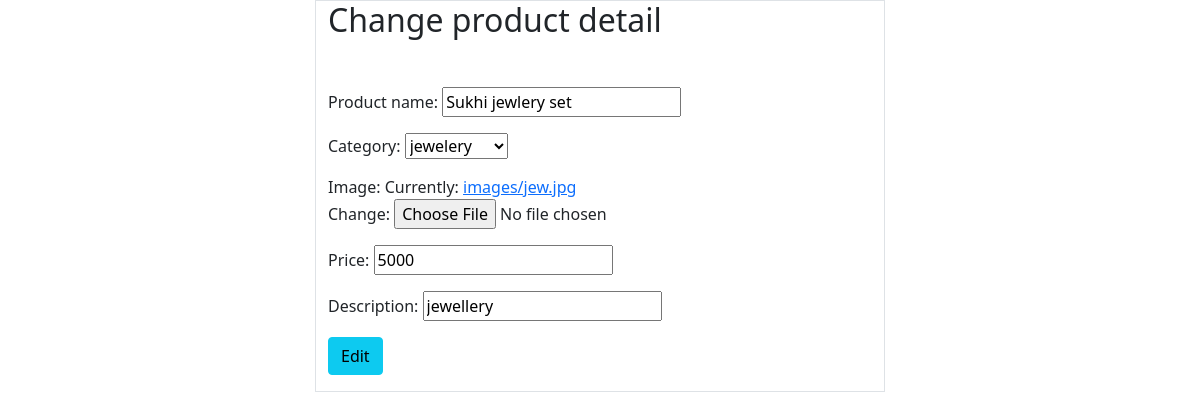
Screenshot of /owner/product/edit/8 with the database file from the repository.
### owner/models.py (models this page shows, shortened)
class Products(models.Model):
    product_name=models.CharField(max_length=200,unique=True)
    category=models.ForeignKey(Categories,on_delete=models.CASCADE)
    image=models.ImageField(upload_to="images",null=True)
    price=models.PositiveIntegerField()
    description=models.CharField(max_length=250,null=True)

### owner/views.py (the view, shortened to what this page needs)
# urls.py: path("product/edit/<int:id>", views.EditProductView.as_view(), name="edit-product"),
class EditProductView(UpdateView):
    model=Products
    form_class =EditProductForm
    template_name = "owner/edit-product.html"
    pk_url_kwarg = "id"
    success_url =reverse_lazy("list-products")

### owner/forms.py
class EditProductForm(forms.ModelForm):
    class Meta:
        model=Products
        fields="__all__"

### customer/context_processors.py (called while the page is built)
def cart_count(request): #take request as arg and return a dict
    cnt=Carts.objects.filter(status="in-cart").count()
    return {"cnt":cnt}  #we can access this dict in all templates

### owner/models.py (called while the page is built)
    def __str__(self):
        return self.category_name

### owner/templates/owner/edit-product.html (shortened to what this page needs)
<!DOCTYPE html>
{%load static%}
<html lang="en">
<head>
    <link href="https://cdn.jsdelivr.net/npm/simple-datatables@latest/dist/style.css" rel="stylesheet"/>
    <link href="{%static 'owner/css/styles.css'%}" rel="stylesheet"/>
</head>
<body>
<div class="container">
    <div class="row">
        <div class="col-3"></div>
        <div class="col-6 border">
            <h2>Change product detail</h2>
            <form action="" class="mt-5" method="post">
                {{form.as_p}}
                <div class="mb-3">
                    <button type="submit" class="btn btn-info">Edit</button>
                </div>
            </form>
        </div>
        <div class="col-3"></div>
    </div>
</div>
</body>
</html>

### rows the page displays
Products: product_name "Sukhi jewlery set", category "jewelery", price "5000", description "jewellery"
